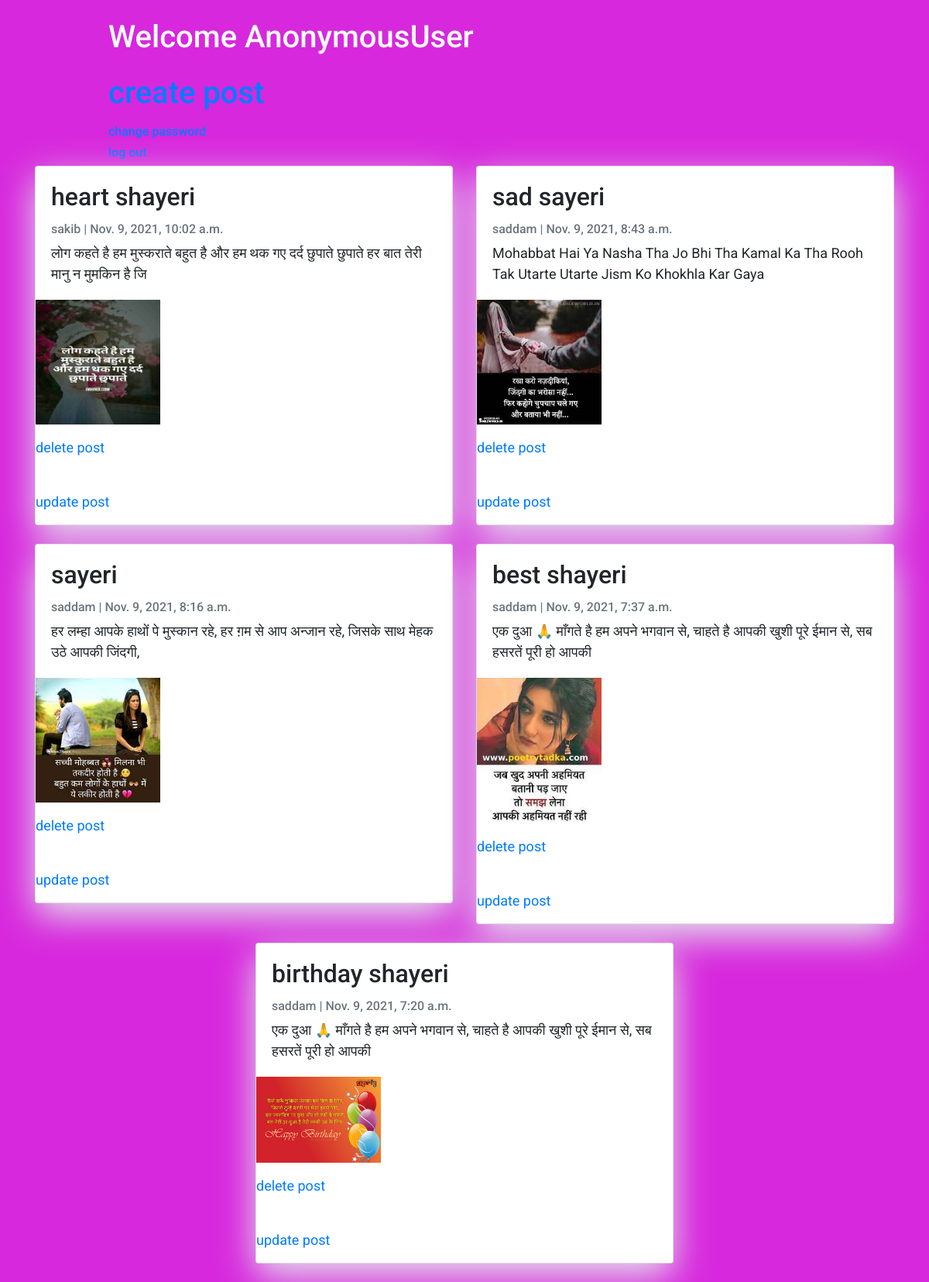
The page /userdashboard on the database its author committed.
### blog_app/models.py (models this page shows, shortened)
class Post(models.Model):
    title = models.CharField(max_length=200, unique=True)
    image=models.ImageField(upload_to='images/')
    author = models.ForeignKey(User, on_delete= models.CASCADE,related_name='blog_posts')
    updated_on = models.DateTimeField(auto_now= True)
    content = models.TextField()
    created_on = models.DateTimeField(auto_now_add=True)
    status = models.IntegerField(choices=STATUS, default=0)
    class Meta:
        ordering = ['-created_on']

### blog_app/views.py (the view)
# urls.py: path('userdashboard',views.userdashboard,name='userdashboard'),
def userdashboard(request):
    data =Post.objects.all()
    user=request.user
    return render(request,'userdashboard.html',{'data':data,'user':user})

### blog_app/templates/userdashboard.html (shortened to what this page needs)
<!DOCTYPE html>
<html>
    <head>
        <link rel="stylesheet" href="https://maxcdn.bootstrapcdn.com/bootstrap/4.0.0/css/bootstrap.min.css"
 />
    </head>
<body>
<header class="masthead">
    <div class="container">
        <div class="row">
            <div class=" col-md-8 col-md-10 mx-auto">
                <div class="site-heading">
                    <h1 class=" site-heading my-4 mt-3 text-white"> Welcome {{user}}</h1>
                    <h1><p><a href="/post">create post</a></p> </h1>
                    <h6> <a href="/changepassword" >change password</a> </h6>
                    <h6> <a href="/logout" >log out</a> </h6>
                </div>
            </div>
        </div>
    </div>
</header>
<div class="container">
    <div class="row">
        {% for post in data %}
        <div class="col-md-6 mx-auto ">
            <div class="card mb-4">
                <div class="card-body">
                    <h2 class="card-title">{{ post.title }}</h2>
                    <p class="card-text text-muted h6">{{ post.author }} | {{ post.created_on}} </p>
                    <p class="card-text">{{post.content|slice:":100" }}</p>
                </div>
                <p> <img src="{{ post.image.url }}" class="img-responsive" style="width: 30%; float: left; margin-right: 10px;" /></p>
             <p><a href="delete{{post.id}}">delete post</a></p> <br>
             <p><a href="update{{post.id}}">update post</a></p>
            </div>
        </div>
        {% endfor %}
    </div>
</div>
</body>

### blog_app/templates/userdashboard.html (style rules this page uses)
body { font-family: "Roboto", sans-serif; font-size: 18px; background-color: #d728dd; }
.card { box-shadow: 0 16px 48px #E3E7EB; }

### rows shown on the page
Post: title "heart shayeri", author "sakib", created_on "Nov. 9, 2021, 10:02 a.m.", content "लोग कहते है हम मुस्कराते बहुत है और हम थक गए दर्द छुपाते छुपाते हर बात तेरी मानु न मुमकिन है जि", image (picture)
Post: title "sad sayeri", author "saddam", created_on "Nov. 9, 2021, 8:43 a.m.", content "Mohabbat Hai Ya Nasha Tha Jo Bhi Tha Kamal Ka Tha Rooh Tak Utarte Utarte Jism Ko Khokhla Kar Gaya", image (picture)
Post: title "sayeri", author "saddam", created_on "Nov. 9, 2021, 8:16 a.m.", content "हर लम्हा आपके हाथों पे मुस्कान रहे, हर ग़म से आप अन्जान रहे, जिसके साथ मेहक उठे आपकी जिंदगी,", image (picture)
Post: title "best shayeri", author "saddam", created_on "Nov. 9, 2021, 7:37 a.m.", content "एक दुआ 🙏 माँगते है हम अपने भगवान से, चाहते है आपकी खुशी पूरे ईमान से, सब हसरतें पूरी हो आपकी", image (picture)
Post: title "birthday shayeri", author "saddam", created_on "Nov. 9, 2021, 7:20 a.m.", content "एक दुआ 🙏 माँगते है हम अपने भगवान से, चाहते है आपकी खुशी पूरे ईमान से, सब हसरतें पूरी हो आपकी", image (picture)

### other values the page prints
{{ user }} "AnonymousUser"
